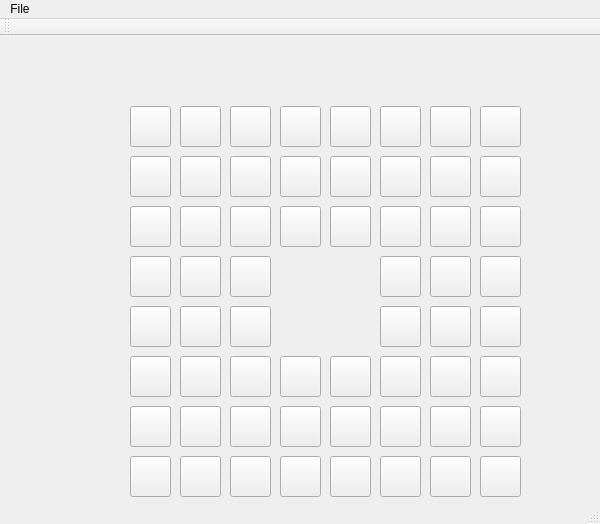
<?xml version="1.0" encoding="UTF-8"?>
<ui version="4.0">
 <class>MainWindow</class>
 <widget class="QMainWindow" name="MainWindow">
  <property name="geometry">
   <rect>
    <x>0</x>
    <y>0</y>
    <width>600</width>
    <height>524</height>
   </rect>
  </property>
  <property name="windowTitle">
   <string>MainWindow</string>
  </property>
  <property name="animated">
   <bool>true</bool>
  </property>
  <property name="tabShape">
   <enum>QTabWidget::Rounded</enum>
  </property>
  <property name="dockNestingEnabled">
   <bool>false</bool>
  </property>
  <widget class="QWidget" name="centralWidget">
   <widget class="QLabel" name="lblBoard">
    <property name="geometry">
     <rect>
      <x>130</x>
      <y>60</y>
      <width>401</width>
      <height>401</height>
     </rect>
    </property>
    <property name="text">
     <string>&lt;html&gt;&lt;head/&gt;&lt;body&gt;&lt;p&gt;&lt;img src=&quot;:/images/board.jpg&quot;/&gt;&lt;/p&gt;&lt;/body&gt;&lt;/html&gt;</string>
    </property>
   </widget>
   <widget class="QLabel" name="label_2">
    <property name="geometry">
     <rect>
      <x>280</x>
      <y>220</y>
      <width>41</width>
      <height>41</height>
     </rect>
    </property>
    <property name="frameShape">
     <enum>QFrame::NoFrame</enum>
    </property>
    <property name="text">
     <string>&lt;html&gt;&lt;head/&gt;&lt;body&gt;&lt;p&gt;&lt;img src=&quot;:/images/white.png&quot;/&gt;&lt;/p&gt;&lt;/body&gt;&lt;/html&gt;</string>
    </property>
   </widget>
   <widget class="QLabel" name="label_3">
    <property name="geometry">
     <rect>
      <x>330</x>
      <y>270</y>
      <width>41</width>
      <height>41</height>
     </rect>
    </property>
    <property name="text">
     <string>&lt;html&gt;&lt;head/&gt;&lt;body&gt;&lt;p&gt;&lt;img src=&quot;:/images/white.png&quot;/&gt;&lt;/p&gt;&lt;/body&gt;&lt;/html&gt;</string>
    </property>
   </widget>
   <widget class="QLabel" name="label_4">
    <property name="geometry">
     <rect>
      <x>280</x>
      <y>270</y>
      <width>41</width>
      <height>41</height>
     </rect>
    </property>
    <property name="text">
     <string>&lt;html&gt;&lt;head/&gt;&lt;body&gt;&lt;p&gt;&lt;img src=&quot;:/images/black.png&quot;/&gt;&lt;/p&gt;&lt;/body&gt;&lt;/html&gt;</string>
    </property>
   </widget>
   <widget class="QLabel" name="label_5">
    <property name="geometry">
     <rect>
      <x>330</x>
      <y>220</y>
      <width>41</width>
      <height>41</height>
     </rect>
    </property>
    <property name="text">
     <string>&lt;html&gt;&lt;head/&gt;&lt;body&gt;&lt;p&gt;&lt;img src=&quot;:/images/black.png&quot;/&gt;&lt;/p&gt;&lt;/body&gt;&lt;/html&gt;</string>
    </property>
   </widget>
   <widget class="QPushButton" name="btn22">
    <property name="geometry">
     <rect>
      <x>230</x>
      <y>170</y>
      <width>41</width>
      <height>41</height>
     </rect>
    </property>
    <property name="autoFillBackground">
     <bool>false</bool>
    </property>
    <property name="text">
     <string/>
    </property>
    <property name="autoRepeat">
     <bool>false</bool>
    </property>
   </widget>
   <widget class="QPushButton" name="btn32">
    <property name="geometry">
     <rect>
      <x>230</x>
      <y>220</y>
      <width>41</width>
      <height>41</height>
     </rect>
    </property>
    <property name="autoFillBackground">
     <bool>false</bool>
    </property>
    <property name="text">
     <string/>
    </property>
    <property name="autoRepeat">
     <bool>false</bool>
    </property>
   </widget>
   <widget class="QPushButton" name="btn42">
    <property name="geometry">
     <rect>
      <x>230</x>
      <y>270</y>
      <width>41</width>
      <height>41</height>
     </rect>
    </property>
    <property name="autoFillBackground">
     <bool>false</bool>
    </property>
    <property name="text">
     <string/>
    </property>
    <property name="autoRepeat">
     <bool>false</bool>
    </property>
   </widget>
   <widget class="QPushButton" name="btn52">
    <property name="geometry">
     <rect>
      <x>230</x>
      <y>320</y>
      <width>41</width>
      <height>41</height>
     </rect>
    </property>
    <property name="autoFillBackground">
     <bool>false</bool>
    </property>
    <property name="text">
     <string/>
    </property>
    <property name="autoRepeat">
     <bool>false</bool>
    </property>
   </widget>
   <widget class="QPushButton" name="btn53">
    <property name="geometry">
     <rect>
      <x>280</x>
      <y>320</y>
      <width>41</width>
      <height>41</height>
     </rect>
    </property>
    <property name="autoFillBackground">
     <bool>false</bool>
    </property>
    <property name="text">
     <string/>
    </property>
    <property name="autoRepeat">
     <bool>false</bool>
    </property>
   </widget>
   <widget class="QPushButton" name="btn23">
    <property name="geometry">
     <rect>
      <x>280</x>
      <y>170</y>
      <width>41</width>
      <height>41</height>
     </rect>
    </property>
    <property name="autoFillBackground">
     <bool>false</bool>
    </property>
    <property name="text">
     <string/>
    </property>
    <property name="autoRepeat">
     <bool>false</bool>
    </property>
   </widget>
   <widget class="QPushButton" name="btn54">
    <property name="geometry">
     <rect>
      <x>330</x>
      <y>320</y>
      <width>41</width>
      <height>41</height>
     </rect>
    </property>
    <property name="autoFillBackground">
     <bool>false</bool>
    </property>
    <property name="text">
     <string/>
    </property>
    <property name="autoRepeat">
     <bool>false</bool>
    </property>
   </widget>
   <widget class="QPushButton" name="btn24">
    <property name="geometry">
     <rect>
      <x>330</x>
      <y>170</y>
      <width>41</width>
      <height>41</height>
     </rect>
    </property>
    <property name="autoFillBackground">
     <bool>false</bool>
    </property>
    <property name="text">
     <string/>
    </property>
    <property name="autoRepeat">
     <bool>false</bool>
    </property>
   </widget>
   <widget class="QPushButton" name="btn25">
    <property name="geometry">
     <rect>
      <x>380</x>
      <y>170</y>
      <width>41</width>
      <height>41</height>
     </rect>
    </property>
    <property name="autoFillBackground">
     <bool>false</bool>
    </property>
    <property name="text">
     <string/>
    </property>
    <property name="autoRepeat">
     <bool>false</bool>
    </property>
   </widget>
   <widget class="QPushButton" name="btn61">
    <property name="geometry">
     <rect>
      <x>180</x>
      <y>370</y>
      <width>41</width>
      <height>41</height>
     </rect>
    </property>
    <property name="autoFillBackground">
     <bool>false</bool>
    </property>
    <property name="text">
     <string/>
    </property>
    <property name="autoRepeat">
     <bool>false</bool>
    </property>
   </widget>
   <widget class="QPushButton" name="btn62">
    <property name="geometry">
     <rect>
      <x>230</x>
      <y>370</y>
      <width>41</width>
      <height>41</height>
     </rect>
    </property>
    <property name="autoFillBackground">
     <bool>false</bool>
    </property>
    <property name="text">
     <string/>
    </property>
    <property name="autoRepeat">
     <bool>false</bool>
    </property>
   </widget>
   <widget class="QPushButton" name="btn60">
    <property name="geometry">
     <rect>
      <x>130</x>
      <y>370</y>
      <width>41</width>
      <height>41</height>
     </rect>
    </property>
    <property name="autoFillBackground">
     <bool>false</bool>
    </property>
    <property name="text">
     <string/>
    </property>
    <property name="autoRepeat">
     <bool>false</bool>
    </property>
   </widget>
   <widget class="QPushButton" name="btn64">
    <property name="geometry">
     <rect>
      <x>330</x>
      <y>370</y>
      <width>41</width>
      <height>41</height>
     </rect>
    </property>
    <property name="autoFillBackground">
     <bool>false</bool>
    </property>
    <property name="text">
     <string/>
    </property>
    <property name="autoRepeat">
     <bool>false</bool>
    </property>
   </widget>
   <widget class="QPushButton" name="btn65">
    <property name="geometry">
     <rect>
      <x>380</x>
      <y>370</y>
      <width>41</width>
      <height>41</height>
     </rect>
    </property>
    <property name="autoFillBackground">
     <bool>false</bool>
    </property>
    <property name="text">
     <string/>
    </property>
    <property name="autoRepeat">
     <bool>false</bool>
    </property>
   </widget>
   <widget class="QPushButton" name="btn63">
    <property name="geometry">
     <rect>
      <x>280</x>
      <y>370</y>
      <width>41</width>
      <height>41</height>
     </rect>
    </property>
    <property name="autoFillBackground">
     <bool>false</bool>
    </property>
    <property name="text">
     <string/>
    </property>
    <property name="autoRepeat">
     <bool>false</bool>
    </property>
   </widget>
   <widget class="QPushButton" name="btn71">
    <property name="geometry">
     <rect>
      <x>180</x>
      <y>420</y>
      <width>41</width>
      <height>41</height>
     </rect>
    </property>
    <property name="autoFillBackground">
     <bool>false</bool>
    </property>
    <property name="text">
     <string/>
    </property>
    <property name="autoRepeat">
     <bool>false</bool>
    </property>
   </widget>
   <widget class="QPushButton" name="btn72">
    <property name="geometry">
     <rect>
      <x>230</x>
      <y>420</y>
      <width>41</width>
      <height>41</height>
     </rect>
    </property>
    <property name="autoFillBackground">
     <bool>false</bool>
    </property>
    <property name="text">
     <string/>
    </property>
    <property name="autoRepeat">
     <bool>false</bool>
    </property>
   </widget>
   <widget class="QPushButton" name="btn70">
    <property name="geometry">
     <rect>
      <x>130</x>
      <y>420</y>
      <width>41</width>
      <height>41</height>
     </rect>
    </property>
    <property name="autoFillBackground">
     <bool>false</bool>
    </property>
    <property name="text">
     <string/>
    </property>
    <property name="autoRepeat">
     <bool>false</bool>
    </property>
   </widget>
   <widget class="QPushButton" name="btn74">
    <property name="geometry">
     <rect>
      <x>330</x>
      <y>420</y>
      <width>41</width>
      <height>41</height>
     </rect>
    </property>
    <property name="autoFillBackground">
     <bool>false</bool>
    </property>
    <property name="text">
     <string/>
    </property>
    <property name="autoRepeat">
     <bool>false</bool>
    </property>
   </widget>
   <widget class="QPushButton" name="btn75">
    <property name="geometry">
     <rect>
      <x>380</x>
      <y>420</y>
      <width>41</width>
      <height>41</height>
     </rect>
    </property>
    <property name="autoFillBackground">
     <bool>false</bool>
    </property>
    <property name="text">
     <string/>
    </property>
    <property name="autoRepeat">
     <bool>false</bool>
    </property>
   </widget>
   <widget class="QPushButton" name="btn73">
    <property name="geometry">
     <rect>
      <x>280</x>
      <y>420</y>
      <width>41</width>
      <height>41</height>
     </rect>
    </property>
    <property name="autoFillBackground">
     <bool>false</bool>
    </property>
    <property name="text">
     <string/>
    </property>
    <property name="autoRepeat">
     <bool>false</bool>
    </property>
   </widget>
   <widget class="QPushButton" name="btn66">
    <property name="geometry">
     <rect>
      <x>430</x>
      <y>370</y>
      <width>41</width>
      <height>41</height>
     </rect>
    </property>
    <property name="autoFillBackground">
     <bool>false</bool>
    </property>
    <property name="text">
     <string/>
    </property>
    <property name="autoRepeat">
     <bool>false</bool>
    </property>
   </widget>
   <widget class="QPushButton" name="btn67">
    <property name="geometry">
     <rect>
      <x>480</x>
      <y>370</y>
      <width>41</width>
      <height>41</height>
     </rect>
    </property>
    <property name="autoFillBackground">
     <bool>false</bool>
    </property>
    <property name="text">
     <string/>
    </property>
    <property name="autoRepeat">
     <bool>false</bool>
    </property>
   </widget>
   <widget class="QPushButton" name="btn76">
    <property name="geometry">
     <rect>
      <x>430</x>
      <y>420</y>
      <width>41</width>
      <height>41</height>
     </rect>
    </property>
    <property name="autoFillBackground">
     <bool>false</bool>
    </property>
    <property name="text">
     <string/>
    </property>
    <property name="autoRepeat">
     <bool>false</bool>
    </property>
   </widget>
   <widget class="QPushButton" name="btn77">
    <property name="geometry">
     <rect>
      <x>480</x>
      <y>420</y>
      <width>41</width>
      <height>41</height>
     </rect>
    </property>
    <property name="autoFillBackground">
     <bool>false</bool>
    </property>
    <property name="text">
     <string/>
    </property>
    <property name="autoRepeat">
     <bool>false</bool>
    </property>
   </widget>
   <widget class="QPushButton" name="btn00">
    <property name="geometry">
     <rect>
      <x>130</x>
      <y>70</y>
      <width>41</width>
      <height>41</height>
     </rect>
    </property>
    <property name="autoFillBackground">
     <bool>false</bool>
    </property>
    <property name="text">
     <string/>
    </property>
    <property name="autoRepeat">
     <bool>false</bool>
    </property>
   </widget>
   <widget class="QPushButton" name="btn07">
    <property name="geometry">
     <rect>
      <x>480</x>
      <y>70</y>
      <width>41</width>
      <height>41</height>
     </rect>
    </property>
    <property name="autoFillBackground">
     <bool>false</bool>
    </property>
    <property name="text">
     <string/>
    </property>
    <property name="autoRepeat">
     <bool>false</bool>
    </property>
   </widget>
   <widget class="QPushButton" name="btn17">
    <property name="geometry">
     <rect>
      <x>480</x>
      <y>120</y>
      <width>41</width>
      <height>41</height>
     </rect>
    </property>
    <property name="autoFillBackground">
     <bool>false</bool>
    </property>
    <property name="text">
     <string/>
    </property>
    <property name="autoRepeat">
     <bool>false</bool>
    </property>
   </widget>
   <widget class="QPushButton" name="btn16">
    <property name="geometry">
     <rect>
      <x>430</x>
      <y>120</y>
      <width>41</width>
      <height>41</height>
     </rect>
    </property>
    <property name="autoFillBackground">
     <bool>false</bool>
    </property>
    <property name="text">
     <string/>
    </property>
    <property name="autoRepeat">
     <bool>false</bool>
    </property>
   </widget>
   <widget class="QPushButton" name="btn05">
    <property name="geometry">
     <rect>
      <x>380</x>
      <y>70</y>
      <width>41</width>
      <height>41</height>
     </rect>
    </property>
    <property name="autoFillBackground">
     <bool>false</bool>
    </property>
    <property name="text">
     <string/>
    </property>
    <property name="autoRepeat">
     <bool>false</bool>
    </property>
   </widget>
   <widget class="QPushButton" name="btn15">
    <property name="geometry">
     <rect>
      <x>380</x>
      <y>120</y>
      <width>41</width>
      <height>41</height>
     </rect>
    </property>
    <property name="autoFillBackground">
     <bool>false</bool>
    </property>
    <property name="text">
     <string/>
    </property>
    <property name="autoRepeat">
     <bool>false</bool>
    </property>
   </widget>
   <widget class="QPushButton" name="btn11">
    <property name="geometry">
     <rect>
      <x>180</x>
      <y>120</y>
      <width>41</width>
      <height>41</height>
     </rect>
    </property>
    <property name="autoFillBackground">
     <bool>false</bool>
    </property>
    <property name="text">
     <string/>
    </property>
    <property name="autoRepeat">
     <bool>false</bool>
    </property>
   </widget>
   <widget class="QPushButton" name="btn01">
    <property name="geometry">
     <rect>
      <x>180</x>
      <y>70</y>
      <width>41</width>
      <height>41</height>
     </rect>
    </property>
    <property name="autoFillBackground">
     <bool>false</bool>
    </property>
    <property name="text">
     <string/>
    </property>
    <property name="autoRepeat">
     <bool>false</bool>
    </property>
   </widget>
   <widget class="QPushButton" name="btn03">
    <property name="geometry">
     <rect>
      <x>280</x>
      <y>70</y>
      <width>41</width>
      <height>41</height>
     </rect>
    </property>
    <property name="autoFillBackground">
     <bool>false</bool>
    </property>
    <property name="text">
     <string/>
    </property>
    <property name="autoRepeat">
     <bool>false</bool>
    </property>
   </widget>
   <widget class="QPushButton" name="btn12">
    <property name="geometry">
     <rect>
      <x>230</x>
      <y>120</y>
      <width>41</width>
      <height>41</height>
     </rect>
    </property>
    <property name="autoFillBackground">
     <bool>false</bool>
    </property>
    <property name="text">
     <string/>
    </property>
    <property name="autoRepeat">
     <bool>false</bool>
    </property>
   </widget>
   <widget class="QPushButton" name="btn10">
    <property name="geometry">
     <rect>
      <x>130</x>
      <y>120</y>
      <width>41</width>
      <height>41</height>
     </rect>
    </property>
    <property name="autoFillBackground">
     <bool>false</bool>
    </property>
    <property name="text">
     <string/>
    </property>
    <property name="autoRepeat">
     <bool>false</bool>
    </property>
   </widget>
   <widget class="QPushButton" name="btn13">
    <property name="geometry">
     <rect>
      <x>280</x>
      <y>120</y>
      <width>41</width>
      <height>41</height>
     </rect>
    </property>
    <property name="autoFillBackground">
     <bool>false</bool>
    </property>
    <property name="text">
     <string/>
    </property>
    <property name="autoRepeat">
     <bool>false</bool>
    </property>
   </widget>
   <widget class="QPushButton" name="btn04">
    <property name="geometry">
     <rect>
      <x>330</x>
      <y>70</y>
      <width>41</width>
      <height>41</height>
     </rect>
    </property>
    <property name="autoFillBackground">
     <bool>false</bool>
    </property>
    <property name="text">
     <string/>
    </property>
    <property name="autoRepeat">
     <bool>false</bool>
    </property>
   </widget>
   <widget class="QPushButton" name="btn14">
    <property name="geometry">
     <rect>
      <x>330</x>
      <y>120</y>
      <width>41</width>
      <height>41</height>
     </rect>
    </property>
    <property name="autoFillBackground">
     <bool>false</bool>
    </property>
    <property name="text">
     <string/>
    </property>
    <property name="autoRepeat">
     <bool>false</bool>
    </property>
   </widget>
   <widget class="QPushButton" name="btn02">
    <property name="geometry">
     <rect>
      <x>230</x>
      <y>70</y>
      <width>41</width>
      <height>41</height>
     </rect>
    </property>
    <property name="autoFillBackground">
     <bool>false</bool>
    </property>
    <property name="text">
     <string/>
    </property>
    <property name="autoRepeat">
     <bool>false</bool>
    </property>
   </widget>
   <widget class="QPushButton" name="btn06">
    <property name="geometry">
     <rect>
      <x>430</x>
      <y>70</y>
      <width>41</width>
      <height>41</height>
     </rect>
    </property>
    <property name="autoFillBackground">
     <bool>false</bool>
    </property>
    <property name="text">
     <string/>
    </property>
    <property name="autoRepeat">
     <bool>false</bool>
    </property>
   </widget>
   <widget class="QPushButton" name="btn26">
    <property name="geometry">
     <rect>
      <x>430</x>
      <y>170</y>
      <width>41</width>
      <height>41</height>
     </rect>
    </property>
    <property name="autoFillBackground">
     <bool>false</bool>
    </property>
    <property name="text">
     <string/>
    </property>
    <property name="autoRepeat">
     <bool>false</bool>
    </property>
   </widget>
   <widget class="QPushButton" name="btn27">
    <property name="geometry">
     <rect>
      <x>480</x>
      <y>170</y>
      <width>41</width>
      <height>41</height>
     </rect>
    </property>
    <property name="autoFillBackground">
     <bool>false</bool>
    </property>
    <property name="text">
     <string/>
    </property>
    <property name="autoRepeat">
     <bool>false</bool>
    </property>
   </widget>
   <widget class="QPushButton" name="btn20">
    <property name="geometry">
     <rect>
      <x>130</x>
      <y>170</y>
      <width>41</width>
      <height>41</height>
     </rect>
    </property>
    <property name="autoFillBackground">
     <bool>false</bool>
    </property>
    <property name="text">
     <string/>
    </property>
    <property name="autoRepeat">
     <bool>false</bool>
    </property>
   </widget>
   <widget class="QPushButton" name="btn21">
    <property name="geometry">
     <rect>
      <x>180</x>
      <y>170</y>
      <width>41</width>
      <height>41</height>
     </rect>
    </property>
    <property name="autoFillBackground">
     <bool>false</bool>
    </property>
    <property name="text">
     <string/>
    </property>
    <property name="autoRepeat">
     <bool>false</bool>
    </property>
   </widget>
   <widget class="QPushButton" name="btn40">
    <property name="geometry">
     <rect>
      <x>130</x>
      <y>270</y>
      <width>41</width>
      <height>41</height>
     </rect>
    </property>
    <property name="autoFillBackground">
     <bool>false</bool>
    </property>
    <property name="text">
     <string/>
    </property>
    <property name="autoRepeat">
     <bool>false</bool>
    </property>
   </widget>
   <widget class="QPushButton" name="btn30">
    <property name="geometry">
     <rect>
      <x>130</x>
      <y>220</y>
      <width>41</width>
      <height>41</height>
     </rect>
    </property>
    <property name="autoFillBackground">
     <bool>false</bool>
    </property>
    <property name="text">
     <string/>
    </property>
    <property name="autoRepeat">
     <bool>false</bool>
    </property>
   </widget>
   <widget class="QPushButton" name="btn41">
    <property name="geometry">
     <rect>
      <x>180</x>
      <y>270</y>
      <width>41</width>
      <height>41</height>
     </rect>
    </property>
    <property name="autoFillBackground">
     <bool>false</bool>
    </property>
    <property name="text">
     <string/>
    </property>
    <property name="autoRepeat">
     <bool>false</bool>
    </property>
   </widget>
   <widget class="QPushButton" name="btn50">
    <property name="geometry">
     <rect>
      <x>130</x>
      <y>320</y>
      <width>41</width>
      <height>41</height>
     </rect>
    </property>
    <property name="autoFillBackground">
     <bool>false</bool>
    </property>
    <property name="text">
     <string/>
    </property>
    <property name="autoRepeat">
     <bool>false</bool>
    </property>
   </widget>
   <widget class="QPushButton" name="btn31">
    <property name="geometry">
     <rect>
      <x>180</x>
      <y>220</y>
      <width>41</width>
      <height>41</height>
     </rect>
    </property>
    <property name="autoFillBackground">
     <bool>false</bool>
    </property>
    <property name="text">
     <string/>
    </property>
    <property name="autoRepeat">
     <bool>false</bool>
    </property>
   </widget>
   <widget class="QPushButton" name="btn51">
    <property name="geometry">
     <rect>
      <x>180</x>
      <y>320</y>
      <width>41</width>
      <height>41</height>
     </rect>
    </property>
    <property name="autoFillBackground">
     <bool>false</bool>
    </property>
    <property name="text">
     <string/>
    </property>
    <property name="autoRepeat">
     <bool>false</bool>
    </property>
   </widget>
   <widget class="QPushButton" name="btn45">
    <property name="geometry">
     <rect>
      <x>380</x>
      <y>270</y>
      <width>41</width>
      <height>41</height>
     </rect>
    </property>
    <property name="autoFillBackground">
     <bool>false</bool>
    </property>
    <property name="text">
     <string/>
    </property>
    <property name="autoRepeat">
     <bool>false</bool>
    </property>
   </widget>
   <widget class="QPushButton" name="btn35">
    <property name="geometry">
     <rect>
      <x>380</x>
      <y>220</y>
      <width>41</width>
      <height>41</height>
     </rect>
    </property>
    <property name="autoFillBackground">
     <bool>false</bool>
    </property>
    <property name="text">
     <string/>
    </property>
    <property name="autoRepeat">
     <bool>false</bool>
    </property>
   </widget>
   <widget class="QPushButton" name="btn46">
    <property name="geometry">
     <rect>
      <x>430</x>
      <y>270</y>
      <width>41</width>
      <height>41</height>
     </rect>
    </property>
    <property name="autoFillBackground">
     <bool>false</bool>
    </property>
    <property name="text">
     <string/>
    </property>
    <property name="autoRepeat">
     <bool>false</bool>
    </property>
   </widget>
   <widget class="QPushButton" name="btn55">
    <property name="geometry">
     <rect>
      <x>380</x>
      <y>320</y>
      <width>41</width>
      <height>41</height>
     </rect>
    </property>
    <property name="autoFillBackground">
     <bool>false</bool>
    </property>
    <property name="text">
     <string/>
    </property>
    <property name="autoRepeat">
     <bool>false</bool>
    </property>
   </widget>
   <widget class="QPushButton" name="btn36">
    <property name="geometry">
     <rect>
      <x>430</x>
      <y>220</y>
      <width>41</width>
      <height>41</height>
     </rect>
    </property>
    <property name="autoFillBackground">
     <bool>false</bool>
    </property>
    <property name="text">
     <string/>
    </property>
    <property name="autoRepeat">
     <bool>false</bool>
    </property>
   </widget>
   <widget class="QPushButton" name="btn56">
    <property name="geometry">
     <rect>
      <x>430</x>
      <y>320</y>
      <width>41</width>
      <height>41</height>
     </rect>
    </property>
    <property name="autoFillBackground">
     <bool>false</bool>
    </property>
    <property name="text">
     <string/>
    </property>
    <property name="autoRepeat">
     <bool>false</bool>
    </property>
   </widget>
   <widget class="QPushButton" name="btn37">
    <property name="geometry">
     <rect>
      <x>480</x>
      <y>220</y>
      <width>41</width>
      <height>41</height>
     </rect>
    </property>
    <property name="autoFillBackground">
     <bool>false</bool>
    </property>
    <property name="text">
     <string/>
    </property>
    <property name="autoRepeat">
     <bool>false</bool>
    </property>
   </widget>
   <widget class="QPushButton" name="btn57">
    <property name="geometry">
     <rect>
      <x>480</x>
      <y>320</y>
      <width>41</width>
      <height>41</height>
     </rect>
    </property>
    <property name="autoFillBackground">
     <bool>false</bool>
    </property>
    <property name="text">
     <string/>
    </property>
    <property name="autoRepeat">
     <bool>false</bool>
    </property>
   </widget>
   <widget class="QPushButton" name="btn47">
    <property name="geometry">
     <rect>
      <x>480</x>
      <y>270</y>
      <width>41</width>
      <height>41</height>
     </rect>
    </property>
    <property name="autoFillBackground">
     <bool>false</bool>
    </property>
    <property name="text">
     <string/>
    </property>
    <property name="autoRepeat">
     <bool>false</bool>
    </property>
   </widget>
  </widget>
  <widget class="QMenuBar" name="menuBar">
   <property name="geometry">
    <rect>
     <x>0</x>
     <y>0</y>
     <width>600</width>
     <height>21</height>
    </rect>
   </property>
   <widget class="QMenu" name="menuFile">
    <property name="title">
     <string>File</string>
    </property>
    <addaction name="actionUndo"/>
    <addaction name="actionExit"/>
   </widget>
   <addaction name="menuFile"/>
  </widget>
  <widget class="QToolBar" name="mainToolBar">
   <attribute name="toolBarArea">
    <enum>TopToolBarArea</enum>
   </attribute>
   <attribute name="toolBarBreak">
    <bool>false</bool>
   </attribute>
  </widget>
  <widget class="QStatusBar" name="statusBar"/>
  <action name="actionExit">
   <property name="text">
    <string>Exit</string>
   </property>
  </action>
  <action name="actionUndo">
   <property name="text">
    <string>Undo</string>
   </property>
  </action>
 </widget>
 <layoutdefault spacing="6" margin="11"/>
 <resources/>
 <connections>
  <connection>
   <sender>actionExit</sender>
   <signal>triggered()</signal>
   <receiver>MainWindow</receiver>
   <slot>close()</slot>
   <hints>
    <hint type="sourcelabel">
     <x>-1</x>
     <y>-1</y>
    </hint>
    <hint type="destinationlabel">
     <x>299</x>
     <y>261</y>
    </hint>
   </hints>
  </connection>
 </connections>
</ui>
